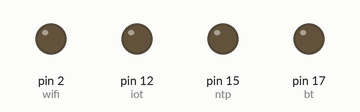
This sketch was run on a simulated Arduino Uno, built with avr-gcc and run on an emulated ATmega328P. Parts: output pins drawn as LEDs (lit = HIGH).

Above: at 0.2 s.
At 0.8 s:
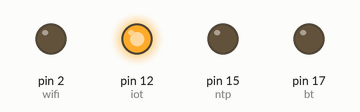
At 1.6 s:
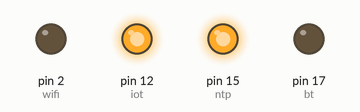
At 2.9 s:
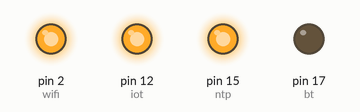
At 4.2 s:
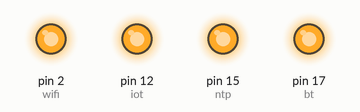
At 4.9 s:
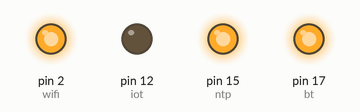
Timing chart, 0 to 6.1 s (numbered marks = the images above):
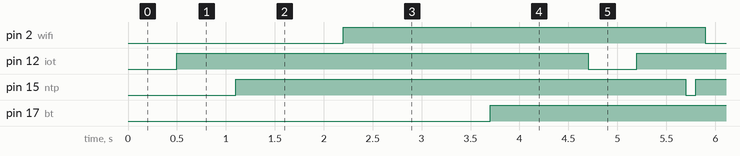

The sketch:

function1.ino
```cpp
int iot = 12;
int ntp = 15;
int wifi = 2;
int bt =  17;
void setup() {
pinMode(iot,OUTPUT);
pinMode(ntp,OUTPUT);
pinMode(wifi,OUTPUT);
pinMode(bt,OUTPUT);
}

void loop() {
iotblink();
ntpblink(100);
wifiblink(1000,500);
digitalWrite(bt,LOW);
delay(btblink(10));
digitalWrite(bt,HIGH);
delay(btblink(10));
}
```

BT.ino
```cpp
int btblink(int x){
  int sam = x*100;
  return sam;
}
```

iot.ino
```cpp
void iotblink(void){
digitalWrite(iot,LOW);
delay(500);
digitalWrite(iot,HIGH);
delay(500);
}
```

ntp.ino
```cpp
void ntpblink(int value){
digitalWrite(ntp,LOW);
delay(value);
digitalWrite(ntp,HIGH);
delay(value);
}
```

wifi.ino
```cpp
void wifiblink(int value1,int value2){
digitalWrite(wifi,LOW);
delay(value1);
digitalWrite(wifi,HIGH);
delay(value2);
}
```

Measured:
- by itself, pin 2 (wifi), pin 17 (bt): alternates HIGH for 3.7 s and LOW for 1.0 s
- by itself, pin 12 (iot): alternates HIGH for 4.2 s and LOW for 0.50 s
- by itself, pin 15 (ntp): alternates HIGH for 4.6 s and LOW for 0.10 s
